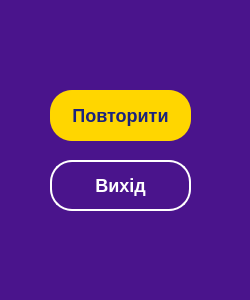
<?xml version="1.0" encoding="UTF-8"?>
<ui version="4.0">
 <class>SettingsWindow</class>
 <widget class="QWidget" name="SettingsWindow">
  <property name="geometry">
   <rect>
    <x>0</x>
    <y>0</y>
    <width>250</width>
    <height>300</height>
   </rect>
  </property>
  <property name="windowTitle">
   <string>Form</string>
  </property>
  <property name="styleSheet">
   <string notr="true">background-color: #4A148C;
border-radius: 15px;</string>
  </property>
  <widget class="QPushButton" name="replayButton">
   <property name="geometry">
    <rect>
     <x>50</x>
     <y>90</y>
     <width>141</width>
     <height>51</height>
    </rect>
   </property>
   <property name="styleSheet">
    <string notr="true">QPushButton { background-color: #FFD600; color: #1A237E; font-size: 18px; font-weight: bold; border-radius: 22px; }
QPushButton:hover { background-color: #FFE033; }</string>
   </property>
   <property name="text">
    <string>Повторити</string>
   </property>
  </widget>
  <widget class="QPushButton" name="exitButton">
   <property name="geometry">
    <rect>
     <x>50</x>
     <y>160</y>
     <width>141</width>
     <height>51</height>
    </rect>
   </property>
   <property name="styleSheet">
    <string notr="true">QPushButton { background-color: transparent; color: white; font-size: 18px; font-weight: bold; border-radius: 22px; border: 2px solid white; }
QPushButton:hover { background-color: rgba(255,255,255,20); }</string>
   </property>
   <property name="text">
    <string>Вихід</string>
   </property>
  </widget>
 </widget>
 <resources/>
 <connections/>
</ui>
